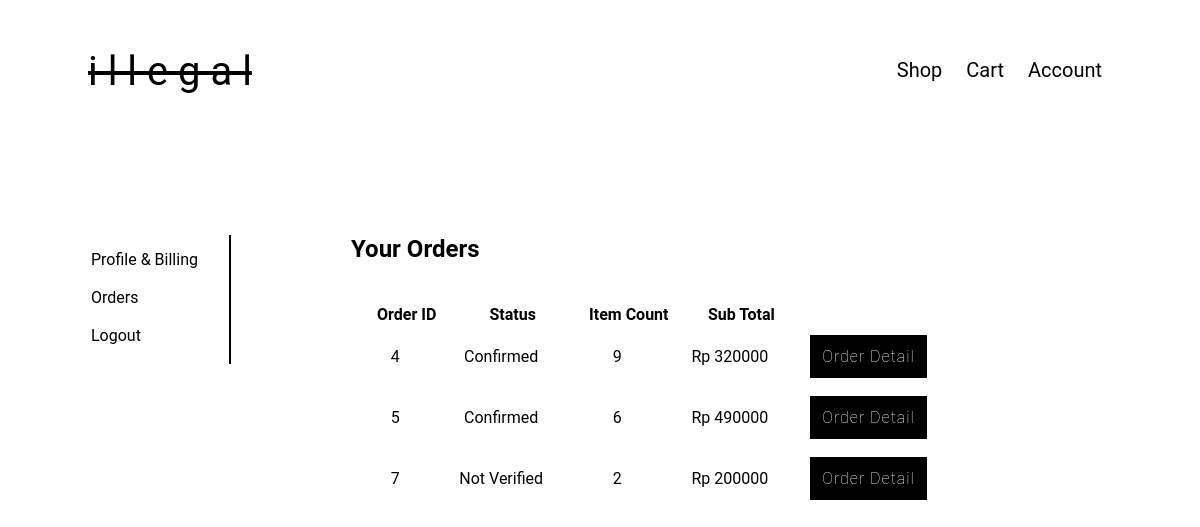
Screenshot of /myorder.php (signed in) with the database file from the repository.
### tables this page shows
CREATE TABLE `order_list` (
  `user_id` int(11) NOT NULL,
  `status` varchar(24) NOT NULL,
  `total_harga` int(11) NOT NULL,
  `order_id` int(11) NOT NULL,
  `no_resi` varchar(16) NOT NULL
);

### myorder.php (the view)
<?php include 'header.php';
if (isset($_SESSION['uid'])) {
    $userid = $_SESSION['uid'];
    $sql = mysqli_query($konek, "SELECT ol.order_id, ol.status, ol.total_harga, SUM(od.jumlah) AS qty
    FROM order_list ol LEFT JOIN order_detail od ON ol.order_id = od.order_id WHERE user_id='$userid' GROUP BY order_id");
}
?>
<div class="side-nav">
    <table style="border-right:2px solid black;padding:12px 28px 0 0;">
        <tr>
            <td>
                <ul style="list-style-type:none">
                    <li><a href="profile.php" title="Profile & Billing">Profile & Billing</li>
                    <li>&nbsp;</li>
                    <li><a href="myorder.php" title="Orders">Orders</li>
                    <li>&nbsp;</li>
                    <li><a href="logout.php" title="Logout">Logout</a></li>
                </ul>
            </td>
        </tr>
    </table>
</div>
<div class="container">
    <h2>Your Orders</h2><br>
    <table>
        <tr>
            <th style="padding-left:24px;">Order ID</th>
            <th style="padding-left:24px;">Status</th>
            <th style="padding-left:24px;">Item Count</th>
            <th style="padding-left:24px;">Sub Total</th>
            <th></th>
        </tr>
        <?php
        while ($data = mysqli_fetch_array($sql)) {
            ?>
            <tr>
                <td style="padding:20px;text-align:center;"><?php echo $data['order_id']; ?></td>
                <td style="padding:20px;text-align:center;"><?php echo $data['status']; ?></td>
                <td style="padding:20px;text-align:center;"><?php echo $data['qty']; ?></td>
                <td style="padding:20px;text-align:center;"><?php echo "Rp " . $data['total_harga']; ?></td>
                <td style="padding:20px;text-align:center;">
                    <a class="btn" style="width:150px;" href="myorder-detail.php?con=<?= $data['order_id'] ?>">Order Detail</a>
                </td>
            </tr>
        <?php } ?>
    </table>
</div>

### css/index.css (style rules this page uses)
body { font-family: 'Roboto', sans-serif; }
a { color: black; text-decoration: none; }
.side-nav { left: 0; display: fixed; float: left; margin: 100px 40px 20px 40px; color: black; text-decoration: none; }
.container { display: inline-block; margin: 80px 0 20px 80px; left: 160px; }
.btn { width: 100px; background:black; text-align: center; padding: 12px; color: white; font-weight: bold; letter-spacing: 1px; cursor: pointer; border: none; font-weight: 200; }

### rows the page displays
order_list: order_id "4", status "Confirmed", qty "9", total_harga "320000"
order_list: order_id "5", status "Confirmed", qty "6", total_harga "490000"
order_list: order_id "7", status "Not Verified", qty "2", total_harga "200000"
